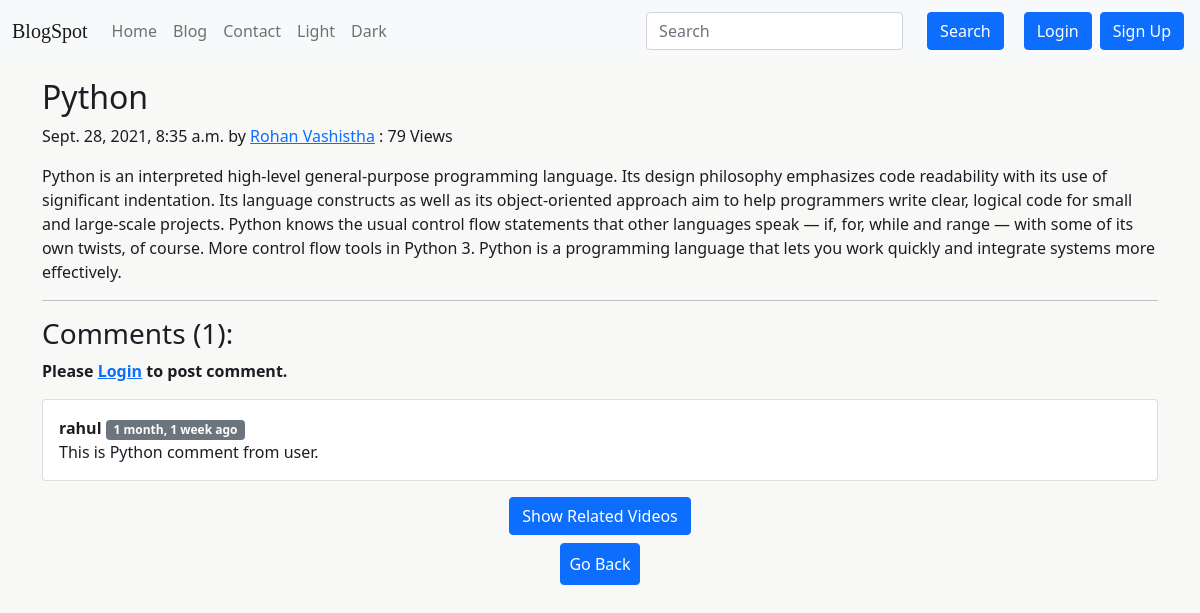
Screenshot of /blog/python-blogpost/ with the database file from the repository.
### blog/models.py (models this page shows, shortened)
class Post(models.Model):
    sno = models.AutoField(primary_key=True)
    title = models.CharField(max_length=200)
    content = RichTextField()
    author = models.CharField(max_length=40)
    slug = models.CharField(max_length=140, blank=True, null=True)
    owner = models.ForeignKey('auth.User', related_name='snippets', on_delete=models.CASCADE)
    timeStamp = models.DateTimeField(auto_now=True)
    views = models.IntegerField(default=0, editable=False)

class BlogComment(models.Model):
    sno = models.AutoField(primary_key=True)
    comment = RichTextField()
    user = models.ForeignKey(User, on_delete=models.CASCADE)
    post = models.ForeignKey(Post, on_delete=models.CASCADE)
    parent = models.ForeignKey('self', on_delete=models.CASCADE, null=True, blank=True)
    timeStamp = models.DateTimeField(default=now)

### blog/views.py (the view)
# urls.py: path('<str:slug>/', views.BlogPostView.as_view(), name='blogpost-view'),
class BlogPostView(View):
    def get(self, request, slug):
        post = Post.objects.filter(slug=slug).first()
        post.views = post.views + 1
        post.save()
        comments = BlogComment.objects.filter(post=post, parent=None)
        replies = BlogComment.objects.filter(post=post).exclude(parent=None)
        replyDict = {}
        for reply in replies:
            if reply.parent.sno not in replyDict.keys():
                replyDict[reply.parent.sno] = [reply]
            else:
                replyDict[reply.parent.sno].append(reply)
        context = {'post': post, 'comments': comments, 'user': request.user, 'replyDict': replyDict}
        return render(request, 'blog/blogPost1.html', context)

### blog/models.py (called while the page is built)
@receiver(pre_save, sender=Post)
def post_pre_save_receiver(sender, instance, *args, **kwargs):
    if not instance.slug:
        instance.slug = slugify(instance.title)

### templates/blog/blogPost1.html (shortened to what this page needs)
{% extends "base.html" %}
{% block body %}
{% load humanize %}
{% load extras %}
{% load static %}
<div class="container my-3">
  <article class="blog-post">
    <h2 class="blog-post-title">{{post.title}}</h2>
    <p class="blog-post-meta">
      {{post.timeStamp}} by <a href="/about">{{post.author}}</a>
      <span> : {{post.views}} Views</span>
    </p>
    <p>{{post.content|safe}}</p>
    <hr />
  </article>
</div>
<div class="container">
  <h3>Comments ({{comments.count}}):</h3>
  <div class="comment-wrapper">
    {% if user.is_authenticated %}
    <div class="card my-3">
      <div class="card-body">
        <textarea class="form-control" id="commenttext" name="comment" placeholder="Write your comment here" cols="10" rows="3"></textarea>
        <input type="hidden" name="postSno" id="postSno" value="{{post.sno}}" />
        <input type="hidden" name="parentSno" id="parentSno" value="{{comment.sno}}" />
        <input type="hidden" name="timestamp" id="timestamp" value="{{comment.timeStamp | naturaltime}}" />
        <button type="button" class="btn btn-primary mt-2" id="postcomment">Comment</button>
      </div>
    </div>
    {% else %}
      <b>Please <a href="/loginform">Login</a> to post comment.</b>
    </div>
    {% endif %}
    {% for comment in comments %}
    <div class="card my-3">
      <div class="card-body">
        <b>{{comment.user.username}} </b><span class="badge bg-secondary">{{comment.timeStamp | naturaltime}}</span>
        <div> {{comment.comment}} </div>
      </div>
    </div>
    {% endfor %}
  </div>
<div class="my-2 text-center">
  <div class="container">
      <form action="" id="form">
          <div class="form-group">
              <input type="submit" class="btn btn-primary" value="Show Related Videos">
          </div>
      </form>
  </div>
</div>
<div class="my-2 text-center">
    <a href="/blog" role="button" class="btn btn-primary p-2"> Go Back </a>
</div>
{% endblock body %}

### static/blogspot.css (style rules this page uses)
body { background-color: var(--bg); }

### static/light.css (style rules this page uses)
body { background-color: #F8F8F6; color: #1F1B24; }

### rows the page displays
Post: title "Python", timeStamp "Sept. 28, 2021, 8:35 a.m.", author "Rohan Vashistha", views "79", content "Python is an interpreted high-level general-purpose programming language. Its design philosophy emphasizes code readability with its use of significant indentation. Its language constructs as well as its object-oriented approach aim to help programmers write clear, logical code for small and large-scale projects. Python knows the usual control flow statements that other languages speak — if, for, while and range — with some of its own twists, of course. More control flow tools in Python 3. Python is a programming language that lets you work quickly and integrate systems more effectively."
BlogComment: user.username "rahul", timeStamp "1 month, 1 week ago", comment "This is Python comment from user."

### other values shown
{{ comments.count }} "1"
